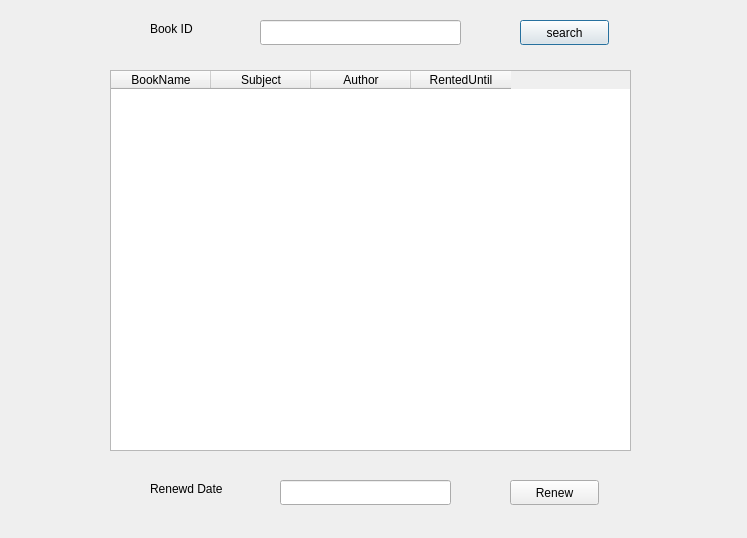
<?xml version="1.0" encoding="UTF-8"?>
<ui version="4.0">
 <class>Window_RenewBook</class>
 <widget class="QDialog" name="Window_RenewBook">
  <property name="geometry">
   <rect>
    <x>0</x>
    <y>0</y>
    <width>747</width>
    <height>538</height>
   </rect>
  </property>
  <property name="windowTitle">
   <string>Dialog</string>
  </property>
  <widget class="QWidget" name="layoutWidget">
   <property name="geometry">
    <rect>
     <x>110</x>
     <y>70</y>
     <width>521</width>
     <height>381</height>
    </rect>
   </property>
   <layout class="QVBoxLayout" name="verticalLayout">
    <item>
     <widget class="QTableWidget" name="tableWidget_RentedBooks">
      <property name="mouseTracking">
       <bool>true</bool>
      </property>
      <column>
       <property name="text">
        <string>BookName</string>
       </property>
      </column>
      <column>
       <property name="text">
        <string>Subject</string>
       </property>
      </column>
      <column>
       <property name="text">
        <string>Author</string>
       </property>
      </column>
      <column>
       <property name="text">
        <string>RentedUntil</string>
       </property>
      </column>
     </widget>
    </item>
   </layout>
  </widget>
  <widget class="QLabel" name="label">
   <property name="geometry">
    <rect>
     <x>150</x>
     <y>20</y>
     <width>67</width>
     <height>17</height>
    </rect>
   </property>
   <property name="text">
    <string>Book ID</string>
   </property>
  </widget>
  <widget class="QPushButton" name="pushButton_search">
   <property name="geometry">
    <rect>
     <x>520</x>
     <y>20</y>
     <width>89</width>
     <height>25</height>
    </rect>
   </property>
   <property name="text">
    <string>search</string>
   </property>
  </widget>
  <widget class="QLineEdit" name="lineEdit_BookId">
   <property name="geometry">
    <rect>
     <x>260</x>
     <y>20</y>
     <width>201</width>
     <height>25</height>
    </rect>
   </property>
  </widget>
  <widget class="QLineEdit" name="lineEdit_renewdDate">
   <property name="geometry">
    <rect>
     <x>280</x>
     <y>480</y>
     <width>171</width>
     <height>25</height>
    </rect>
   </property>
  </widget>
  <widget class="QLabel" name="label_2">
   <property name="geometry">
    <rect>
     <x>150</x>
     <y>480</y>
     <width>121</width>
     <height>17</height>
    </rect>
   </property>
   <property name="text">
    <string>Renewd Date</string>
   </property>
  </widget>
  <widget class="QPushButton" name="pushButton_Renew">
   <property name="geometry">
    <rect>
     <x>510</x>
     <y>480</y>
     <width>89</width>
     <height>25</height>
    </rect>
   </property>
   <property name="text">
    <string>Renew</string>
   </property>
  </widget>
 </widget>
 <resources/>
 <connections/>
</ui>
